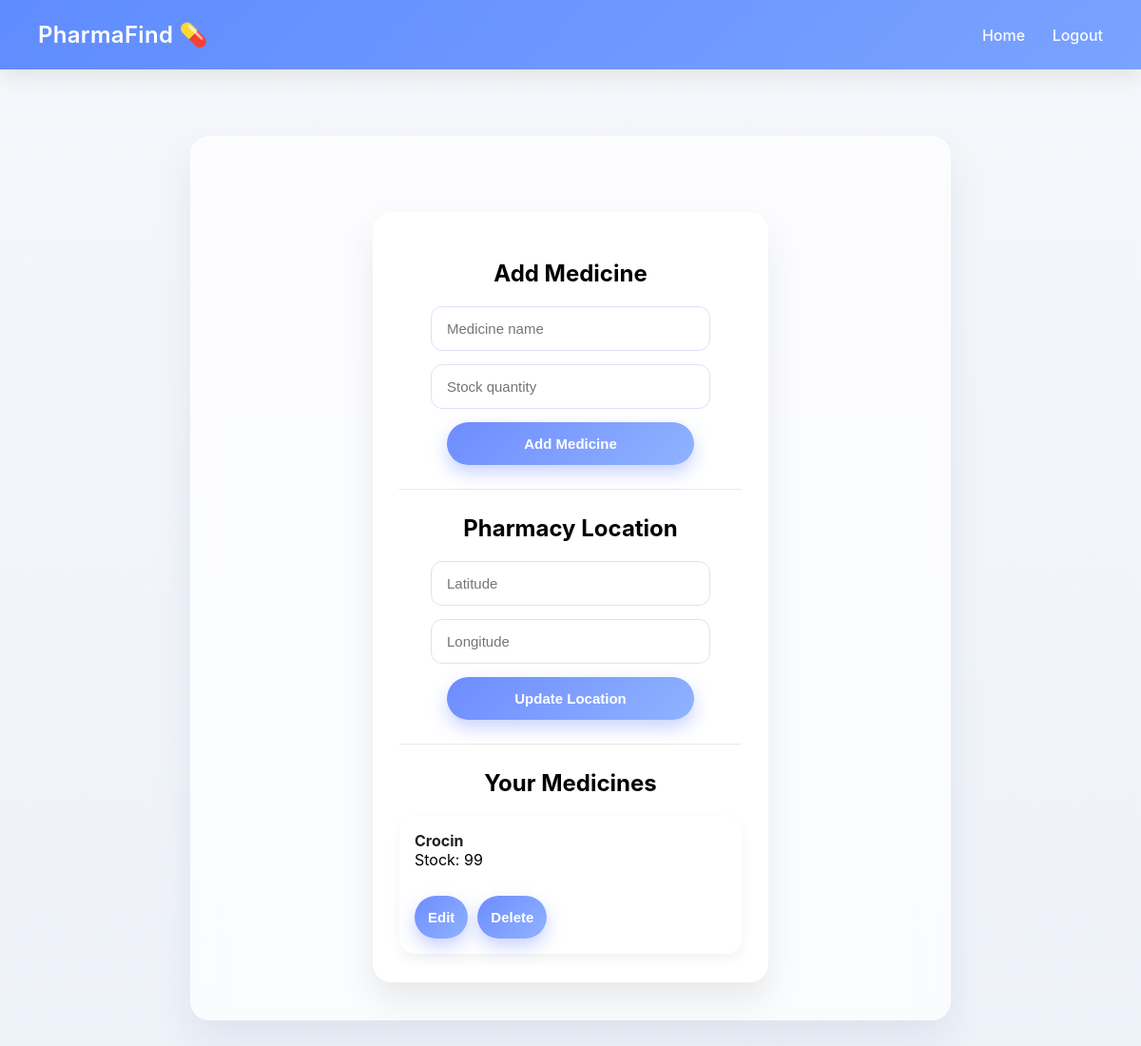
The page /dashboard (signed in) on the database as committed earlier.
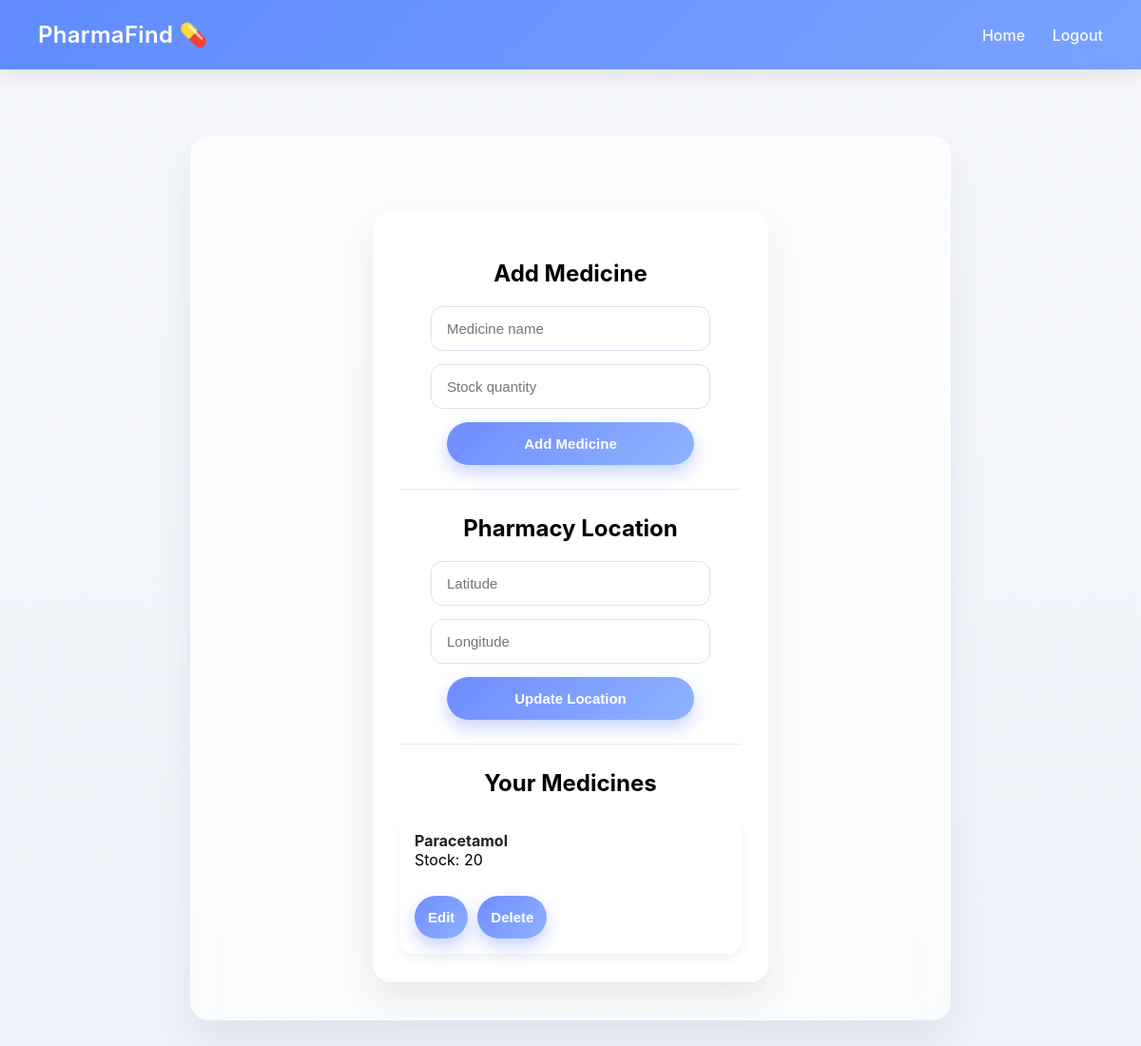
The same page on the database as committed later.
### tables this page shows
CREATE TABLE medicines (
    id INTEGER PRIMARY KEY AUTOINCREMENT,
    name TEXT NOT NULL,
    shop TEXT NOT NULL,
    stock INTEGER NOT NULL
);

### app.py (the view)
@app.route("/dashboard", methods=["GET", "POST"])
def dashboard():
    if "user" not in session:
        return redirect("/login")
    shop = session["user"]
    if request.method == "POST":
        name = request.form["name"]
        stock = request.form["stock"]
        add_medicine(name, stock, shop)
    medicines = get_pharmacy_medicines(shop)
    return render_template("dashboard.html", medicines=medicines)

### app.py (called while the page is built)
def get_db():
    return sqlite3.connect("pharma.db")

def get_pharmacy_medicines(shop):
    conn = get_db()
    cursor = conn.cursor()
    cursor.execute(
        "SELECT id, name, stock FROM medicines WHERE shop=?",
        (shop,)
    )
    meds = cursor.fetchall()
    conn.close()
    return meds

### templates/dashboard.html (shortened to what this page needs)
<!DOCTYPE html>
<html>
<head>
    <link rel="stylesheet" href="{{ url_for('static', filename='style.css') }}">
</head>
<body>
<header>
    <div class="header-left">PharmaFind 💊</div>
    <div class="header-right">
        <a href="/">Home</a>
        <a href="/logout">Logout</a>
    </div>
</header>
<div class="container">
    <div class="auth-card" style="max-width:500px">
        <h2>Add Medicine</h2>
        <form method="POST">
            <input type="text" name="name" placeholder="Medicine name" required>
            <input type="number" name="stock" placeholder="Stock quantity" required>
            <button type="submit">Add Medicine</button>
        </form>
        <hr style="margin:25px 0; opacity:0.2;">
        <h2>Pharmacy Location</h2>
        <form method="POST" action="/update_location">
            <input type="text" name="latitude" placeholder="Latitude">
            <input type="text" name="longitude" placeholder="Longitude">
            <button type="submit">Update Location</button>
        </form>
        <hr style="margin:25px 0; opacity:0.2;">
        <h2>Your Medicines</h2>
        {% for med in medicines %}
        <div class="result-card" style="text-align:left">
            <strong>{{ med[1] }}</strong><br>
            Stock: {{ med[2] }}<br><br>
            <div class="button-row" style="justify-content:flex-start">
                <a href="/edit/{{ med[0] }}">
                    <button>Edit</button>
                </a>
                <a href="/delete/{{ med[0] }}">
                    <button class="delete">Delete</button>
                </a>
            </div>
        </div>
        {% endfor %}
    </div>
</div>
</body>
</html>

### static/style.css (style rules this page uses)
body { font-family: -apple-system, BlinkMacSystemFont, "Segoe UI", sans-serif; background: linear-gradient(180deg, #f5f7fb, #eef2f9); margin: 0; }
header { background: linear-gradient(135deg, #5f8cff, #7aa2ff); color: white; padding: 22px 40px; display: flex; justify-content: space-between; align-items: center; box-shadow: 0 8px 20px rgba(0,0,0,0.08); }
.header-left { font-size: 24px; font-weight: 600; letter-spacing: 0.3px; }
.header-right a { color: rgba(255,255,255,0.95); text-decoration: none; font-weight: 500; margin-left: 24px; transition: opacity 0.2s; }
.container { width: 60%; margin: 70px auto; padding: 40px; border-radius: 20px; background: rgba(255,255,255,0.7); backdrop-filter: blur(14px); box-shadow: 0 20px 40px rgba(30,60,120,0.08); }
.result-card { background: rgba(255,255,255,0.85); border-radius: 16px; padding: 16px; margin-top: 14px; box-shadow: 0 6px 14px rgba(0,0,0,0.05); }
.result-card strong { font-size: 16px; color: #222; }
.auth-card { width: 360px; margin: 40px auto 0; padding: 30px 28px; border-radius: 20px; background: rgba(255,255,255,0.85); backdrop-filter: blur(12px); box-shadow: 0 18px 36px rgba(0,0,0,0.08); text-align: center; }
.auth-card input { width: 100%; padding: 14px 16px; margin-bottom: 14px; border-radius: 12px; border: 1px solid #dbe3f3; font-size: 15px; outline: none; transition: all 0.2s; background: #fff; }
.auth-card button { width: 100%; padding: 14px; border-radius: 999px; border: none; background: linear-gradient(135deg, #6e8cff, #8fb3ff); color: white; font-weight: 600; font-size: 15px; cursor: pointer; box-shadow: 0 8px 18px rgba(100,130,255,0.35); transition: transform 0.15s, box-shadow 0.15s; }
.auth-card form { display: flex; flex-direction: column; align-items: center; }
.auth-card input, .auth-card button { width: 100%; max-width: 260px; }
.button-row { display: flex; gap: 10px; justify-content: center; margin-top: 8px; }
.button-row button { flex: 1; max-width: 140px; }

Rows that differ between the two databases and show on the page:
removed medicines: name "Crocin", stock "99"
now on this page (row edited): medicines: name "Paracetamol", stock "20"
